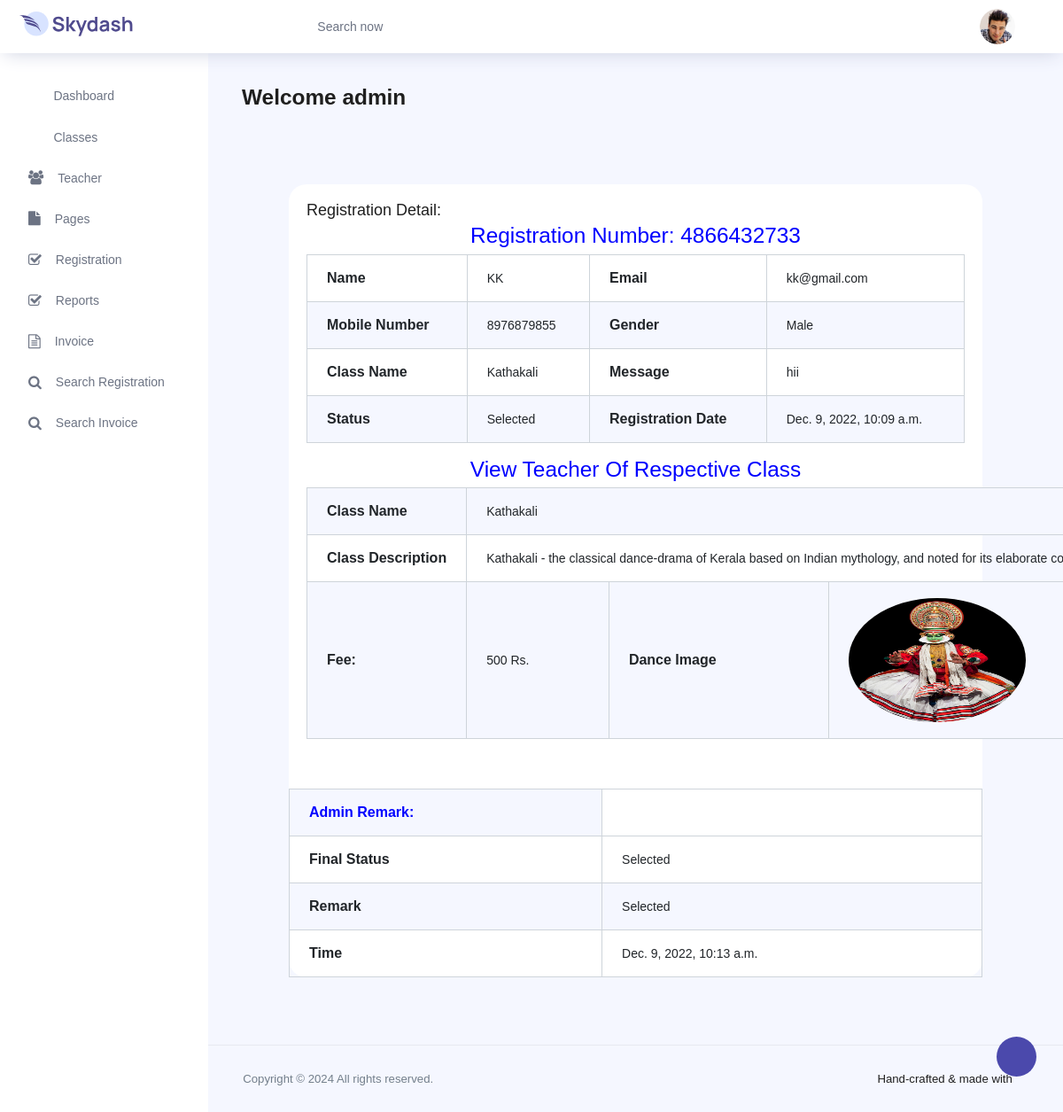
Page /registration_detail/20 (signed in) on the committed database.
### danceapp/models.py (models this page shows, shortened)
class Registration(models.Model):
    classname = models.ForeignKey(Class, on_delete=models.CASCADE, null=True, blank=True)
    name = models.CharField(max_length=200, null=True, blank=True)
    mobile = models.CharField(max_length=200, null=True, blank=True)
    email = models.CharField(max_length=200, null=True, blank=True)
    registernumber = models.CharField(max_length=200, null=True, blank=True)
    message = models.CharField(max_length=200, null=True, blank=True)
    status = models.CharField(max_length=100, default='New', null=True, blank=True)
    gender = models.CharField(max_length=200, null=True, blank=True)
    creationdate = models.DateTimeField(auto_now_add=True)

class Class(models.Model):
    classname = models.CharField(max_length=200, null=True, blank=True)
    image = models.FileField(max_length=200, null=True, blank=True)
    description = models.CharField(max_length=200, null=True, blank=True)
    cost = models.CharField(max_length=200, null=True, blank=True)
    creationdate = models.DateTimeField(auto_now_add=True)
    def __str__(self):
        return self.classname

class Trackinghistory(models.Model):
    registration = models.ForeignKey(Registration, on_delete=models.CASCADE, null=True, blank=True)
    remark = models.CharField(max_length=100, null=True, blank=True)
    status = models.CharField(max_length=100, null=True, blank=True)
    time = models.DateTimeField(auto_now_add=True)

### danceapp/views.py (the view, shortened to what this page needs)
# urls.py: path('registration_detail/<int:pid>', registration_detail, name="registration_detail"),
@login_required(login_url='/admin_login/')
def registration_detail(request, pid):
    data = Registration.objects.get(id=pid)
    traking = Trackinghistory.objects.filter(registration=data)
    return render(request, "registration_detail_admin.html", locals())

### danceapp/templates/registration_detail_admin.html (shortened to what this page needs)
{% extends 'admin_index.html' %}
{% load static %}
{% block body %}
<div class="content-wrapper" xmlns="http://www.w3.org/1999/html">
    <section class="content">
        <div class="container">
            <div class="row">
                <div class="col-12">
                    <div class="card">
                <div class="card-body">
                  <h4>
                  <th style="color:blue">Registration Detail:</th>
                  </h4>
                <table id="example1" class="table table-bordered table-striped">
                  <tr>
                   <h3 style="color:blue"><center <th>Registration Number: </th><center<td>{{data.registernumber}}</td></h3>
                  </tr>
                  <tr>
                   <th>Name</th>
                    <td>{{data.name}}</td>
                    <th>Email</th>
                    <td>{{data.email}}</td>
                  </tr>
                  <tr>
                    <th>Mobile Number</th>
                    <td>{{data.mobile}}</td>
                    <th>Gender</th>
                    <td>{{data.gender}}</td>
                  </tr>
                  <tr>
                    <th>Class Name</th>
                    <td>{{data.classname}}</td>
                    <th>Message</th>
                    <td>{{data.message}}</td>
                  </tr>
                  <tr>
                    <th>Status</th>
                    <td>{{data.status}}</td>
                    <th>Registration Date</th>
                    <td>{{data.creationdate}}</td>
                  </tr>
                </table>
                 <br>
                      <h3 style="color:blue"><center> View Teacher Of Respective Class </center></center></h3>
                             <table id="example1" class="table table-bordered table-striped">
                             <tr>
                   <th >Class Name</th>
                    <td colspan="3">{{data.classname.classname}}</td>
                      </tr>
                             <tr>
                    <th>Class Description</th>
                    <td colspan="3">{{data.classname.description}}</td>
                  </tr>
                  <tr>
                    <th>Fee:</th>
                    <td>{{data.classname.cost}} Rs.</td>
                    <th>Dance Image</th>
                    <td><img src="{{data.classname.image.url}}" alt="" style="height:140px;width:200px"></td>
                  </tr>
                 </table>
              </div>
                         <table id="example6" class="table table-bordered table-striped">
                            <div class="card-body">
                                <table id="example1" class="table table-bordered table-striped">                                  {% for i in traking %}
                                    <tr>
                                        <th style="color:blue">Admin Remark:</th>
                                    </tr>
                                    <tr>
                                        <th>Final Status</th>
                                        <td>{{i.remark}}</td>
                                    </tr>
                                    <tr>
                                        <th>Remark</th>
                                        <td>{{i.status}}</td>
                                     </tr>
                                    <tr>
                                        <th>Time</th>
                                        <td>{{i.time}}</td>
                                    </tr>
                                   {% endfor %}
                                </table>
                            </div>
                         </table>
                        </div>
                    </div>
                </div>
            </div>
    </section>
        </div>
{% endblock %}

### danceapp/templates/admin_index.html (shortened to what this page needs)
<!DOCTYPE html>
{% load static %}
<html lang="en">
<head>
  <link rel="stylesheet" href="{% static 'vendors/feather/feather.css' %}">
  <link rel="stylesheet" href="{% static 'vendors/ti-icons/css/themify-icons.css' %}">
  <link rel="stylesheet" href="{% static 'vendors/css/vendor.bundle.base.css' %}">
  <link rel="stylesheet" href="{% static 'vendors/datatables.net-bs4/dataTables.bootstrap4.css' %}">
  <link rel="stylesheet" href="{% static 'vendors/ti-icons/css/themify-icons.css' %}">
  <link rel="stylesheet" type="text/css" href="{% static 'js/select.dataTables.min.css' %}">
  <link rel="stylesheet" href="{% static 'css/vertical-layout-light/style.css' %}">
<link rel="stylesheet" href="https://cdnjs.cloudflare.com/ajax/libs/font-awesome/4.7.0/css/font-awesome.min.css">
</head>
<body>
  <div class="container-scroller">
    <nav class="navbar col-lg-12 col-12 p-0 fixed-top d-flex flex-row">
      <div class="text-center navbar-brand-wrapper d-flex align-items-center justify-content-center">
        <a class="navbar-brand brand-logo mr-5" href="index.html"><img src="{% static 'images/logo.svg' %}" class="mr-2" alt="logo"/></a>
      </div>
      <div class="navbar-menu-wrapper d-flex align-items-center justify-content-end">
        <button class="navbar-toggler navbar-toggler align-self-center" type="button" data-toggle="minimize">
          <span class="icon-menu"></span>
        </button>
        <ul class="navbar-nav mr-lg-2">
          <li class="nav-item nav-search d-none d-lg-block">
            <div class="input-group">
              <div class="input-group-prepend hover-cursor" id="navbar-search-icon">
                <span class="input-group-text" id="search">
                  <i class="icon-search"></i>
                </span>
              </div>
              <input type="text" class="form-control" id="navbar-search-input" placeholder="Search now" aria-label="search" aria-describedby="search">
            </div>
          </li>
        </ul>
        <ul class="navbar-nav navbar-nav-right">
          <li class="nav-item dropdown">
            <a class="nav-link count-indicator dropdown-toggle" id="notificationDropdown" href="#" data-toggle="dropdown">
              <i style="color:blue" class="icon-bell mx-0"></i>
            </a>
          </li>
          <li class="nav-item nav-profile dropdown">
            <a class="nav-link dropdown-toggle" href="#" data-toggle="dropdown" id="profileDropdown">
              <img src="{% static 'images/faces/face28.jpg' %}" alt="profile"/>
            </a>
          </li>
        </ul>
      </div>
    </nav>
    <div class="container-fluid page-body-wrapper">
      <div class="theme-setting-wrapper">
        <div id="settings-trigger"><i class="ti-settings"></i></div>
      </div>
      <nav class="sidebar sidebar-offcanvas" id="sidebar">
        <ul class="nav">
          <li class="nav-item">
            <a class="nav-link" href="/dashboard/">
              <i class="icon-grid menu-icon"></i>
              <span class="menu-title">Dashboard</span>
            </a>
          </li>
          <li class="nav-item">
            <a class="nav-link" data-toggle="collapse" href="#ui-basic" aria-expanded="false" aria-controls="ui-basic">
              <i class="icon-layout menu-icon"></i>
              <span class="menu-title">Classes</span>
              <i class="menu-arrow"></i>
            </a>
          </li>
          <li class="nav-item">
            <a class="nav-link" data-toggle="collapse" href="#form-elements" aria-expanded="false" aria-controls="form-elements">
              <i class="fa fa-group menu-icon" style="font-size:16px"></i>
              <span class="menu-title">Teacher</span>
              <i class="menu-arrow"></i>
            </a>
          </li>
          <li class="nav-item">
            <a class="nav-link" data-toggle="collapse" href="#charts" aria-expanded="false" aria-controls="charts">
              <i class="fa fa-file menu-icon" aria-hidden="true"></i>
              <span class="menu-title">Pages</span>
              <i class="menu-arrow"></i>
            </a>
          </li>
          <li class="nav-item">
            <a class="nav-link" data-toggle="collapse" href="#tables" aria-expanded="false" aria-controls="tables">
              <i class="fa fa-check-square-o menu-icon" aria-hidden="true"></i>
              <span class="menu-title">Registration</span>
              <i class="menu-arrow"></i>
            </a>
          </li>
          <li class="nav-item">
            <a class="nav-link" data-toggle="collapse" href="#icons" aria-expanded="false" aria-controls="icons">
              <i class="fa fa-check-square-o menu-icon" aria-hidden="true"></i>
              <span class="menu-title">Reports</span>
              <i class="menu-arrow"></i>
            </a>
          </li>
          <li class="nav-item">
            <a class="nav-link" href="/invoice/">
              <i class="fa fa-file-text-o menu-icon" aria-hidden="true"></i>
              <span class="menu-title">Invoice</span>
            </a>
          </li>
          <li class="nav-item">
            <a class="nav-link" href="/search_registration/">
              <i class="fa fa-search menu-icon" aria-hidden="true"></i>
              <span class="menu-title">Search Registration</span>
            </a>
          </li>
          <li class="nav-item">
            <a class="nav-link" href="/search_invoice/">
              <i class="fa fa-search menu-icon" aria-hidden="true"></i>
              <span class="menu-title">Search Invoice</span>
            </a>
          </li>
        </ul>
      </nav>
      <div class="main-panel">
        <div class="content-wrapper">
          <div class="row">
            <div class="col-md-12 grid-margin">
              <div class="row">
                <div class="col-12 col-xl-8 mb-4 mb-xl-0">
                  <h3 class="font-weight-bold">Welcome {{request.user.username}}</h3>
                </div>
                <div class="col-12 col-xl-4">
                </div>
              </div>
            </div>
          </div>
        {% block body %}
        {% endblock %}
        <footer class="footer">
          <div class="d-sm-flex justify-content-center justify-content-sm-between">
            <span class="text-muted text-center text-sm-left d-block d-sm-inline-block">Copyright © <script>document.write(new Date().getFullYear())</script> All rights reserved.</span>
            <span class="float-none float-sm-right d-block mt-1 mt-sm-0 text-center">Hand-crafted & made with <i class="ti-heart text-danger ml-1"></i></span>
          </div>
        </footer>
      </div>
    </div>
  </div>
  </div>
</body>
</html>

### rows in the picture
Registration: registernumber "4866432733", name "KK", email "kk@gmail.com", mobile "8976879855", gender "Male", classname "Kathakali", message "hii", status "Selected", creationdate "Dec. 9, 2022, 10:09 a.m.", classname.classname "Kathakali", classname.description "Kathakali - the classical dance-drama of Kerala based on Indian mythology, and noted for its elaborate…", classname.cost "500", classname.image (picture)
Trackinghistory: remark "Selected", status "Selected", time "Dec. 9, 2022, 10:13 a.m."

### other values in the picture
{{ request.user.username }} "admin"
